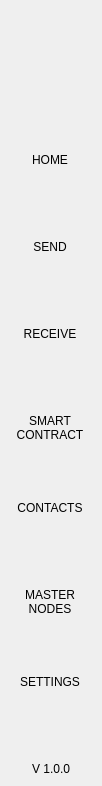
<?xml version="1.0" encoding="UTF-8"?>
<ui version="4.0">
 <class>NavMenuWidget</class>
 <widget class="QWidget" name="NavMenuWidget">
  <property name="geometry">
   <rect>
    <x>0</x>
    <y>0</y>
    <width>102</width>
    <height>786</height>
   </rect>
  </property>
  <property name="windowTitle">
   <string>Form</string>
  </property>
  <property name="styleSheet">
   <string notr="true">padding:0px;
border:none;
margin:0px;</string>
  </property>
  <layout class="QVBoxLayout" name="verticalLayout">
   <property name="spacing">
    <number>0</number>
   </property>
   <property name="leftMargin">
    <number>0</number>
   </property>
   <property name="topMargin">
    <number>0</number>
   </property>
   <property name="rightMargin">
    <number>0</number>
   </property>
   <property name="bottomMargin">
    <number>0</number>
   </property>
   <item>
    <widget class="QWidget" name="navContainer_2" native="true">
     <layout class="QVBoxLayout" name="navContainer" stretch="0,0,0,0">
      <property name="spacing">
       <number>0</number>
      </property>
      <property name="leftMargin">
       <number>0</number>
      </property>
      <property name="topMargin">
       <number>0</number>
      </property>
      <property name="rightMargin">
       <number>0</number>
      </property>
      <property name="bottomMargin">
       <number>10</number>
      </property>
      <item>
       <widget class="QPushButton" name="imgLogo">
        <property name="minimumSize">
         <size>
          <width>0</width>
          <height>120</height>
         </size>
        </property>
        <property name="focusPolicy">
         <enum>Qt::NoFocus</enum>
        </property>
        <property name="text">
         <string/>
        </property>
        <property name="iconSize">
         <size>
          <width>64</width>
          <height>64</height>
         </size>
        </property>
       </widget>
      </item>
      <item>
       <widget class="QScrollArea" name="scrollAreaNav">
        <property name="sizePolicy">
         <sizepolicy hsizetype="Expanding" vsizetype="Expanding">
          <horstretch>0</horstretch>
          <verstretch>0</verstretch>
         </sizepolicy>
        </property>
        <property name="minimumSize">
         <size>
          <width>0</width>
          <height>0</height>
         </size>
        </property>
        <property name="styleSheet">
         <string notr="true">QScrollBar {
height:0px;
 width:0px;
}

#scrollAreaNav{
background-color:transparent;
}</string>
        </property>
        <property name="horizontalScrollBarPolicy">
         <enum>Qt::ScrollBarAlwaysOff</enum>
        </property>
        <property name="sizeAdjustPolicy">
         <enum>QAbstractScrollArea::AdjustToContents</enum>
        </property>
        <property name="widgetResizable">
         <bool>true</bool>
        </property>
        <property name="alignment">
         <set>Qt::AlignLeading|Qt::AlignLeft|Qt::AlignTop</set>
        </property>
        <widget class="QWidget" name="scrollAreaNavVert">
         <property name="geometry">
          <rect>
           <x>0</x>
           <y>0</y>
           <width>100</width>
           <height>640</height>
          </rect>
         </property>
         <property name="sizePolicy">
          <sizepolicy hsizetype="Preferred" vsizetype="Expanding">
           <horstretch>0</horstretch>
           <verstretch>0</verstretch>
          </sizepolicy>
         </property>
         <property name="minimumSize">
          <size>
           <width>0</width>
           <height>0</height>
          </size>
         </property>
         <property name="autoFillBackground">
          <bool>false</bool>
         </property>
         <property name="styleSheet">
          <string notr="true">#scrollAreaNavVert{
background-color:transparent;
}</string>
         </property>
         <layout class="QVBoxLayout" name="verticalLayout_3">
          <property name="spacing">
           <number>0</number>
          </property>
          <property name="sizeConstraint">
           <enum>QLayout::SetDefaultConstraint</enum>
          </property>
          <property name="leftMargin">
           <number>0</number>
          </property>
          <property name="topMargin">
           <number>0</number>
          </property>
          <property name="rightMargin">
           <number>0</number>
          </property>
          <property name="bottomMargin">
           <number>0</number>
          </property>
          <item>
           <widget class="QToolButton" name="btnDashboard">
            <property name="minimumSize">
             <size>
              <width>100</width>
              <height>80</height>
             </size>
            </property>
            <property name="text">
             <string>HOME
</string>
            </property>
            <property name="iconSize">
             <size>
              <width>32</width>
              <height>32</height>
             </size>
            </property>
            <property name="checkable">
             <bool>true</bool>
            </property>
            <property name="checked">
             <bool>true</bool>
            </property>
            <property name="autoExclusive">
             <bool>true</bool>
            </property>
           </widget>
          </item>
          <item>
           <widget class="QToolButton" name="btnSend">
            <property name="minimumSize">
             <size>
              <width>100</width>
              <height>80</height>
             </size>
            </property>
            <property name="text">
             <string>SEND
</string>
            </property>
            <property name="iconSize">
             <size>
              <width>32</width>
              <height>32</height>
             </size>
            </property>
            <property name="checkable">
             <bool>true</bool>
            </property>
            <property name="autoExclusive">
             <bool>true</bool>
            </property>
           </widget>
          </item>
          <item>
           <widget class="QToolButton" name="btnReceive">
            <property name="minimumSize">
             <size>
              <width>100</width>
              <height>80</height>
             </size>
            </property>
            <property name="text">
             <string>RECEIVE
</string>
            </property>
            <property name="checkable">
             <bool>true</bool>
            </property>
            <property name="autoExclusive">
             <bool>true</bool>
            </property>
           </widget>
          </item>
          <item>
           <widget class="QToolButton" name="btnSmartContract">
            <property name="minimumSize">
             <size>
              <width>100</width>
              <height>80</height>
             </size>
            </property>
            <property name="text">
             <string>SMART
CONTRACT</string>
            </property>
            <property name="iconSize">
             <size>
              <width>32</width>
              <height>32</height>
             </size>
            </property>
            <property name="checkable">
             <bool>true</bool>
            </property>
            <property name="autoExclusive">
             <bool>true</bool>
            </property>
           </widget>
          </item>
          <item>
           <widget class="QToolButton" name="btnAddress">
            <property name="minimumSize">
             <size>
              <width>100</width>
              <height>80</height>
             </size>
            </property>
            <property name="text">
             <string>CONTACTS
</string>
            </property>
            <property name="iconSize">
             <size>
              <width>32</width>
              <height>32</height>
             </size>
            </property>
            <property name="checkable">
             <bool>true</bool>
            </property>
            <property name="autoExclusive">
             <bool>true</bool>
            </property>
           </widget>
          </item>
          <item>
           <widget class="QToolButton" name="btnMaster">
            <property name="minimumSize">
             <size>
              <width>100</width>
              <height>80</height>
             </size>
            </property>
            <property name="text">
             <string>MASTER
NODES</string>
            </property>
            <property name="iconSize">
             <size>
              <width>32</width>
              <height>32</height>
             </size>
            </property>
            <property name="checkable">
             <bool>true</bool>
            </property>
            <property name="autoExclusive">
             <bool>true</bool>
            </property>
           </widget>
          </item>
          <item>
           <widget class="QToolButton" name="btnSettings">
            <property name="minimumSize">
             <size>
              <width>100</width>
              <height>80</height>
             </size>
            </property>
            <property name="text">
             <string>SETTINGS
</string>
            </property>
            <property name="iconSize">
             <size>
              <width>32</width>
              <height>32</height>
             </size>
            </property>
            <property name="checkable">
             <bool>true</bool>
            </property>
            <property name="autoExclusive">
             <bool>true</bool>
            </property>
           </widget>
          </item>
         </layout>
        </widget>
       </widget>
      </item>
      <item>
       <spacer name="verticalSpacer">
        <property name="orientation">
         <enum>Qt::Vertical</enum>
        </property>
        <property name="sizeType">
         <enum>QSizePolicy::Minimum</enum>
        </property>
        <property name="sizeHint" stdset="0">
         <size>
          <width>20</width>
          <height>20</height>
         </size>
        </property>
       </spacer>
      </item>
      <item alignment="Qt::AlignHCenter">
       <widget class="QLabel" name="labelVersion">
        <property name="maximumSize">
         <size>
          <width>16777215</width>
          <height>60</height>
         </size>
        </property>
        <property name="text">
         <string>V 1.0.0</string>
        </property>
        <property name="alignment">
         <set>Qt::AlignBottom|Qt::AlignHCenter</set>
        </property>
       </widget>
      </item>
     </layout>
    </widget>
   </item>
  </layout>
 </widget>
 <resources/>
 <connections/>
</ui>
